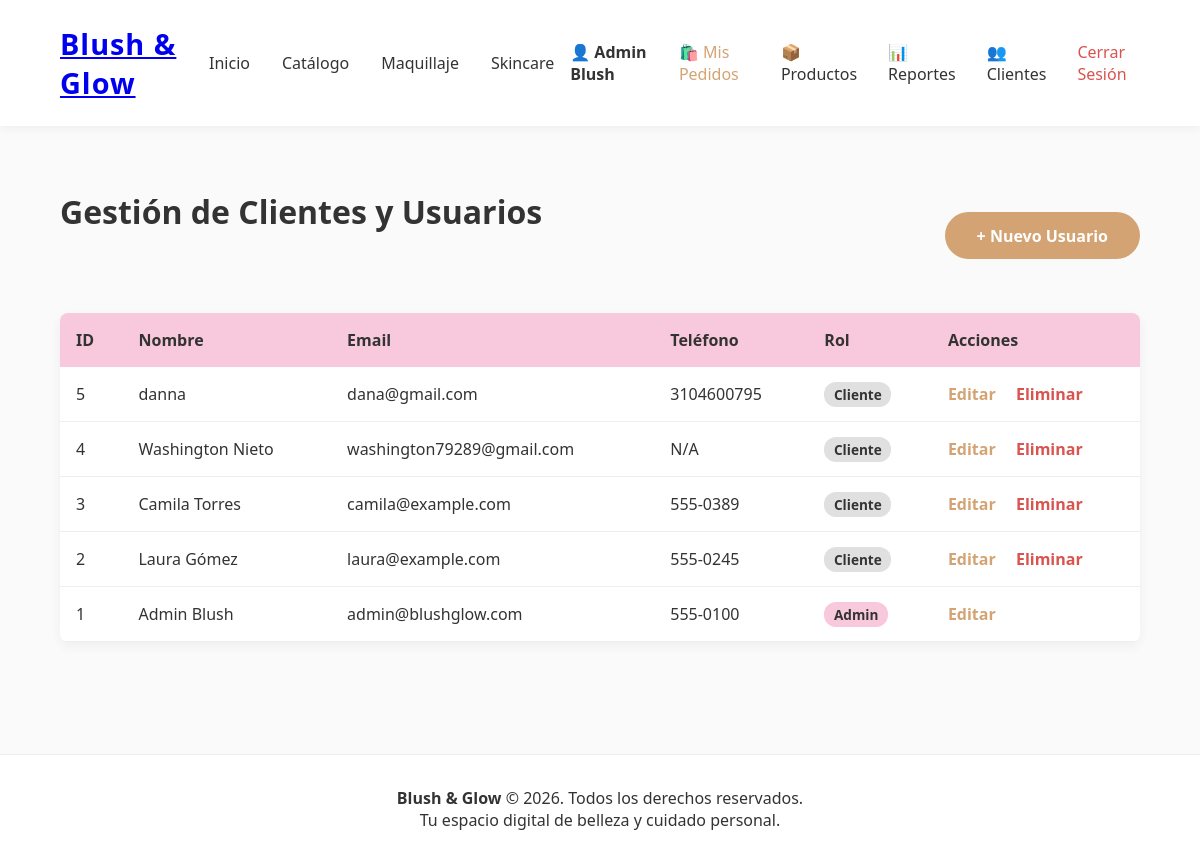
/index.php?c=adminUsuario&a=index (signed in), run on the app's committed database.
### tables this page shows
CREATE TABLE `usuarios` (
  `usuario_id` int(11) NOT NULL,
  `nombre` varchar(100) NOT NULL,
  `email` varchar(150) NOT NULL,
  `password_hash` varchar(255) NOT NULL,
  `telefono` varchar(20) DEFAULT NULL,
  `direccion` text,
  `rol` enum('cliente','admin') DEFAULT 'cliente',
  `fecha_registro` timestamp NOT NULL DEFAULT CURRENT_TIMESTAMP
);

### controllers/AdminUsuarioController.php (called while the page is built, shortened)
<?php
require_once __DIR__ . '/../models/UsuarioModel.php';
class AdminUsuarioController {
    private $usuarioModel;
    public function __construct() {
        $this->usuarioModel = new UsuarioModel();
    }
    public function index() {
        $usuarios = $this->usuarioModel->obtenerTodos();
        require_once __DIR__ . '/../views/layout/header.php';
        require_once __DIR__ . '/../views/admin/usuarios_index.php';
        require_once __DIR__ . '/../views/layout/footer.php';
    }
}

### config/Database.php (called while the page is built)
<?php
class Database {
    private static $host = 'localhost';
    private static $dbName = 'blush_and_glow';
    private static $username = 'root';
    private static $password = '';
    private static $conn = null;
    public static function getConnection() {
        if (self::$conn === null) {
            try {
                $dsn = 'mysql:host=' . self::$host . ';dbname=' . self::$dbName . ';charset=utf8mb4';
                $options = [
                    PDO::ATTR_ERRMODE => PDO::ERRMODE_EXCEPTION,
                    PDO::ATTR_DEFAULT_FETCH_MODE => PDO::FETCH_ASSOC,
                    PDO::ATTR_EMULATE_PREPARES => false,
                ];
                self::$conn = new PDO($dsn, self::$username, self::$password, $options);
            } catch (PDOException $e) {
                die("Error de conexión a la base de datos: " . $e->getMessage());
            }
        }
        return self::$conn;
    }
}

### models/UsuarioModel.php (called while the page is built, shortened)
<?php
require_once __DIR__ . '/../config/Database.php';
class UsuarioModel {
    private $db;
    public function __construct() {
        $this->db = Database::getConnection();
    }
public function obtenerTodos() {
    $sql = "SELECT * FROM usuarios ORDER BY usuario_id DESC";
    $stmt = $this->db->prepare($sql);
    $stmt->execute();
    return $stmt->fetchAll();
}
}

### views/admin/usuarios_index.php (the view)
<main class="catalog-container">
    <div style="display: flex; justify-content: space-between; align-items: center; margin-bottom: 2rem;">
        <h2>Gestión de Clientes y Usuarios</h2>
        <a href="index.php?c=adminUsuario&a=crear" class="btn-primary">+ Nuevo Usuario</a>
    </div>
    <table style="width: 100%; border-collapse: collapse; background-color: var(--white); box-shadow: 0 4px 12px rgba(0,0,0,0.05); border-radius: 8px; overflow: hidden;">
        <thead>
            <tr style="background-color: var(--primary-color); text-align: left;">
                <th style="padding: 1rem;">ID</th>
                <th style="padding: 1rem;">Nombre</th>
                <th style="padding: 1rem;">Email</th>
                <th style="padding: 1rem;">Teléfono</th>
                <th style="padding: 1rem;">Rol</th>
                <th style="padding: 1rem;">Acciones</th>
            </tr>
        </thead>
        <tbody>
            <?php foreach ($usuarios as $u): ?>
                <tr style="border-bottom: 1px solid #eee;">
                    <td style="padding: 1rem;"><?php echo $u['usuario_id']; ?></td>
                    <td style="padding: 1rem; font-weight: 500;"><?php echo htmlspecialchars($u['nombre']); ?></td>
                    <td style="padding: 1rem;"><?php echo htmlspecialchars($u['email']); ?></td>
                    <td style="padding: 1rem;"><?php echo htmlspecialchars($u['telefono'] ?: 'N/A'); ?></td>
                    <td style="padding: 1rem;">
                        <span style="background: <?php echo $u['rol'] === 'admin' ? '#f8c8dc' : '#e0e0e0'; ?>; padding: 0.2rem 0.6rem; border-radius: 12px; font-size: 0.85rem; font-weight: bold;">
                            <?php echo ucfirst($u['rol']); ?>
                        </span>
                    </td>
                    <td style="padding: 1rem;">
                        <a href="index.php?c=adminUsuario&a=editar&id=<?php echo $u['usuario_id']; ?>" style="color: var(--accent-color); font-weight: bold; text-decoration: none; margin-right: 1rem;">Editar</a>
                        <?php if ($u['usuario_id'] !== $_SESSION['usuario']['id']): ?>
                            <a href="index.php?c=adminUsuario&a=eliminar&id=<?php echo $u['usuario_id']; ?>" onclick="return confirm('¿Seguro de eliminar este usuario?');" style="color: #d9534f; font-weight: bold; text-decoration: none;">Eliminar</a>
                        <?php endif; ?>
                    </td>
                </tr>
            <?php endforeach; ?>
        </tbody>
    </table>
</main>

### public/css/styles.css (style rules this page uses)
:root { --primary-color: #f8c8dc; --accent-color: #d4a373; --text-dark: #333333; --bg-light: #fafafa; --white: #ffffff; --font-main: 'Segoe UI', Tahoma, Geneva, Verdana, sans-serif; }
* { margin: 0; padding: 0; box-sizing: border-box; }
body { font-family: var(--font-main); background-color: var(--bg-light); color: var(--text-dark); }
.btn-primary { display: inline-block; background-color: var(--accent-color); color: var(--white); padding: 0.8rem 2rem; border-radius: 25px; text-decoration: none; font-weight: bold; transition: background-color 0.3s; }
.catalog-container { padding: 4rem 5%; }
.catalog-container h2 { text-align: center; margin-bottom: 3rem; font-size: 2rem; }

### data on the page
usuarios: usuario_id "5", nombre "danna", email "dana@gmail.com", telefono "3104600795", rol "Cliente"
usuarios: usuario_id "4", nombre "Washington Nieto", email "washington79289@gmail.com", telefono "N/A", rol "Cliente"
usuarios: usuario_id "3", nombre "Camila Torres", email "camila@example.com", telefono "555-0389", rol "Cliente"
usuarios: usuario_id "2", nombre "Laura Gómez", email "laura@example.com", telefono "555-0245", rol "Cliente"
usuarios: usuario_id "1", nombre "Admin Blush", email "admin@blushglow.com", telefono "555-0100", rol "Admin"

### other printed values
$_SESSION['usuario']['nombre'] "Admin Blush"
